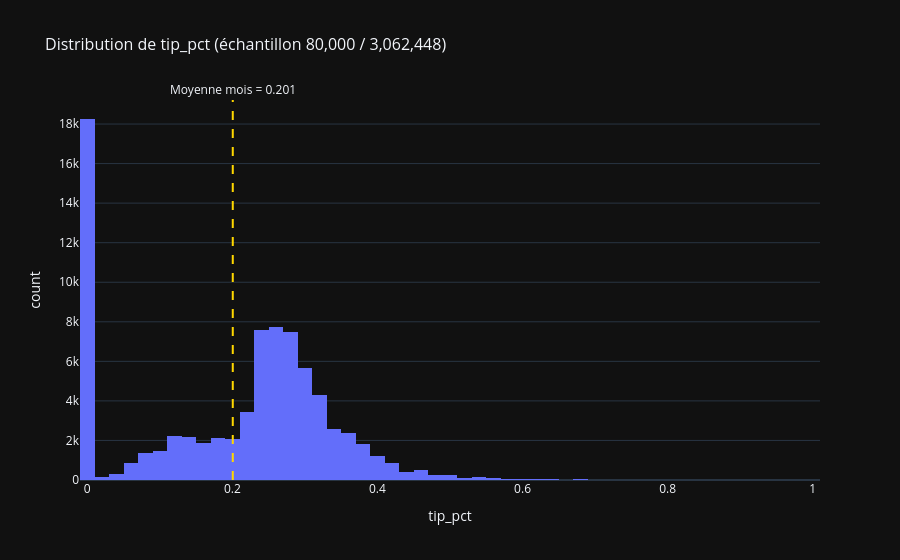

Notebook cell for this chart:
### Markdown cell above
## Distribution de la variable cible `tip_pct`

`t = tip / fare` (fare plancher 0,01) ; on restreint à \[0, 1\] pour l’histogramme.

### Code cell
df["tip_pct"] = df["tip_amount"] / df["fare_amount"].clip(lower=0.01)
tip_full = df.loc[(df["tip_pct"] >= 0) & (df["tip_pct"] <= 1), "tip_pct"]
mean_tip = float(tip_full.mean())
print(f"tip_pct moyen sur {len(tip_full):,} courses dans [0, 1] : {mean_tip:.6f}")

# L'histogramme Plotly embarque les points : on n'en garde qu'un échantillon.
tip_plot = tip_full.sample(n=min(80_000, len(tip_full)), random_state=42)
fig = px.histogram(
    tip_plot,
    x="tip_pct",
    nbins=80,
    title=f"Distribution de tip_pct (échantillon {len(tip_plot):,} / {len(tip_full):,})",
)
fig.add_vline(
    x=mean_tip,
    line_dash="dash",
    line_color="gold",
    annotation_text=f"Moyenne mois = {mean_tip:.3f}",
    annotation_position="top",
)
style_plotly(fig)
fig.show()

### Figure 1 — Plotly figure (JSON) as saved in the notebook; plotly's stock layout.template omitted (floating-point values rounded to 4 significant figures; data arrays with more than 128 entries replaced by an {"elided": "..."} marker saying what was removed)
{"data": [{"alignmentgroup": "True", "bingroup": "x", "hovertemplate": "tip_pct=%{x}<br>count=%{y}<extra></extra>", "legendgroup": "", "marker": {"color": "#636efa", "pattern": {"shape": ""}}, "name": "", "nbinsx": 80, "offsetgroup": "", "orientation": "v", "showlegend": false, "type": "histogram", "x": {"elided": "80000 float values"}, "xaxis": "x", "yaxis": "y"}], "layout": {"annotations": [{"showarrow": false, "text": "Moyenne mois = 0.201", "x": 0.2006, "xanchor": "center", "xref": "x", "y": 1, "yanchor": "bottom", "yref": "y domain"}], "barmode": "relative", "legend": {"tracegroupgap": 0}, "shapes": [{"line": {"color": "gold", "dash": "dash"}, "type": "line", "x0": 0.2006, "x1": 0.2006, "xref": "x", "y0": 0, "y1": 1, "yref": "y domain"}], "title": {"font": {"size": 16}, "text": "Distribution de tip_pct (échantillon 80,000 / 3,062,448)"}, "xaxis": {"anchor": "y", "domain": [0.0, 1.0], "title": {"text": "tip_pct"}}, "yaxis": {"anchor": "x", "domain": [0.0, 1.0], "title": {"text": "count"}}}}
